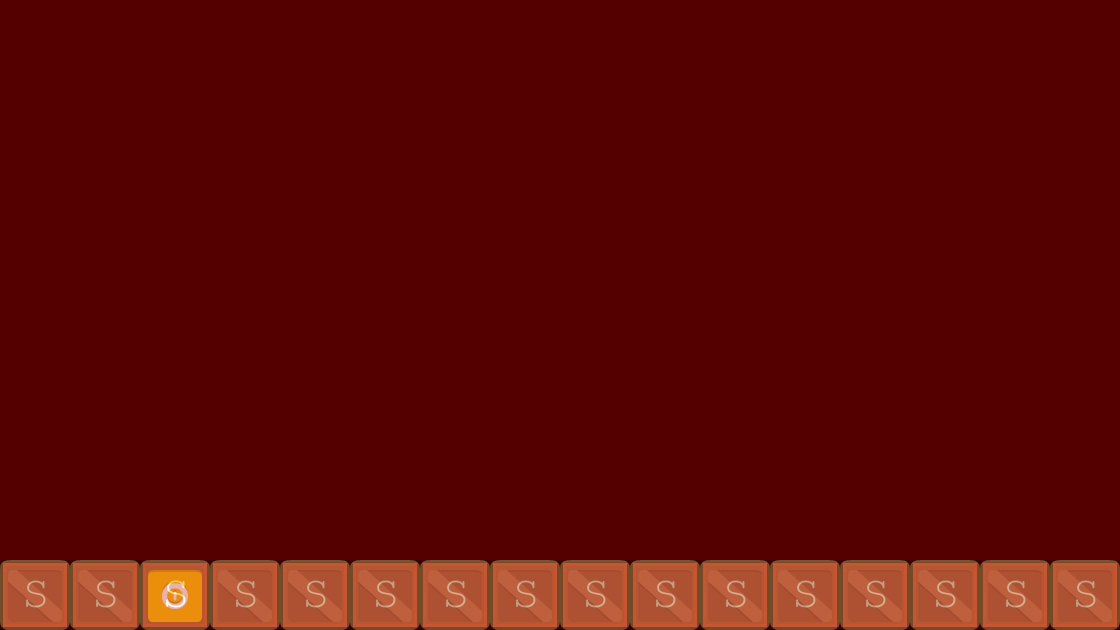

A 2D game scene composited from a Tiled map and its tileset images. What follows is a short description and the map's XML, with each tile layer's data collapsed to a summary:
An orthogonal 16x9 tile map with 70x70 px tiles, 2 tile layers (background1, collision), 2 tilesets and 2 objects (PlayerBase, EnemyBase).

<map version="1.0" orientation="orthogonal" renderorder="right-down" width="16" height="9" tilewidth="70" tileheight="70" backgroundcolor="#550000">
 <properties>
  <property name="xSpawn" value="200" />
 </properties>
 <tileset firstgid="1" name="background-tiles" tilewidth="70" tileheight="70">
  <image source="../img/background-tiles.png" width="910" height="910" />
 </tileset>
 <tileset firstgid="170" name="meta-tiles" tilewidth="70" tileheight="70">
  <image source="../img/meta-tiles.png" width="350" height="70" />
  <tile id="4">
   <properties>
    <property name="type" value="solid" />
   </properties>
  </tile>
 </tileset>
 <layer name="background1" width="16" height="9">
  <data>[144 cells, 16 non-empty, 2 distinct tile ids]</data>
 </layer>
 <layer name="collision" width="16" height="9" opacity="0.36">
  <data>[144 cells, 16 non-empty, 1 distinct tile ids]</data>
 </layer>
 <objectgroup name="BaseEntities">
  <object name="PlayerBase" x="68" y="422" width="78" height="142" />
  <object name="EnemyBase" x="910" y="416" width="74" height="142" />
 </objectgroup>
</map>
